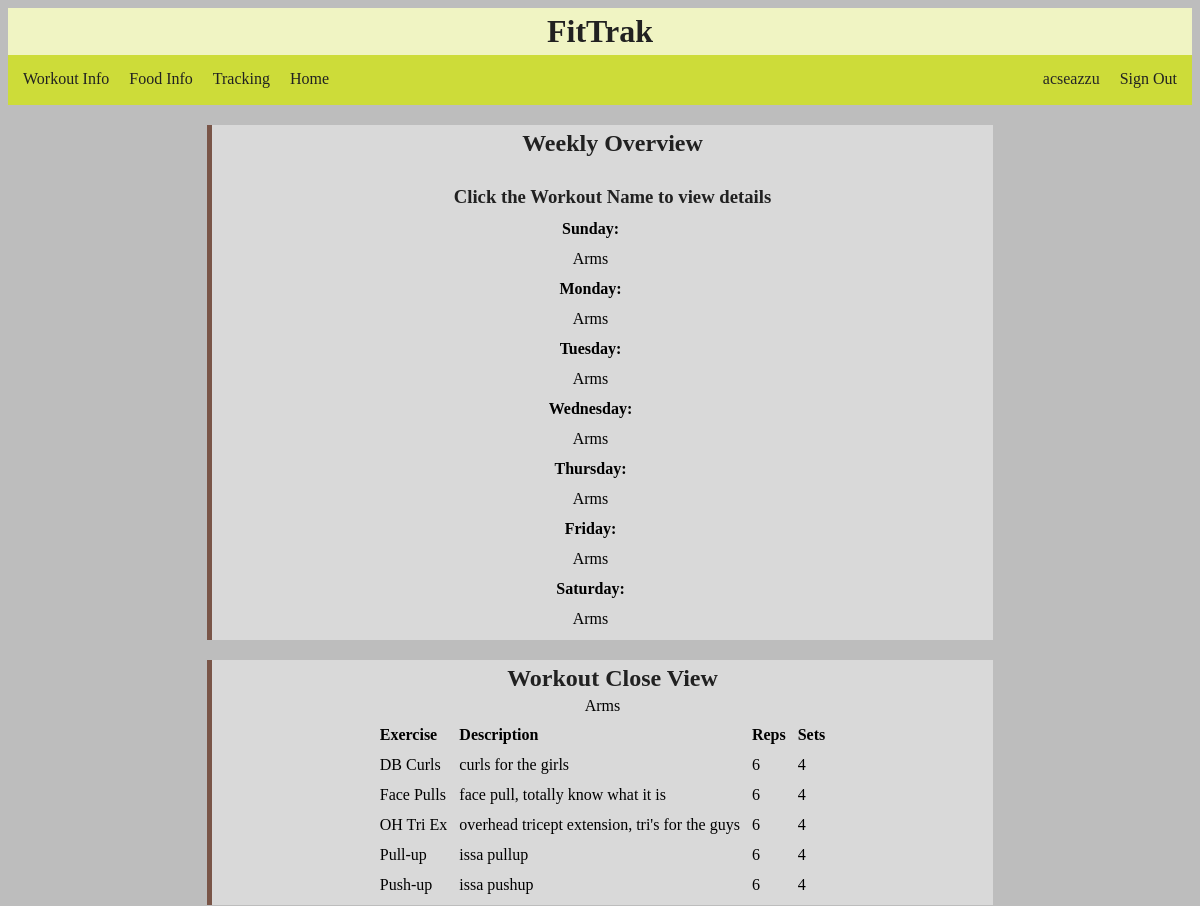
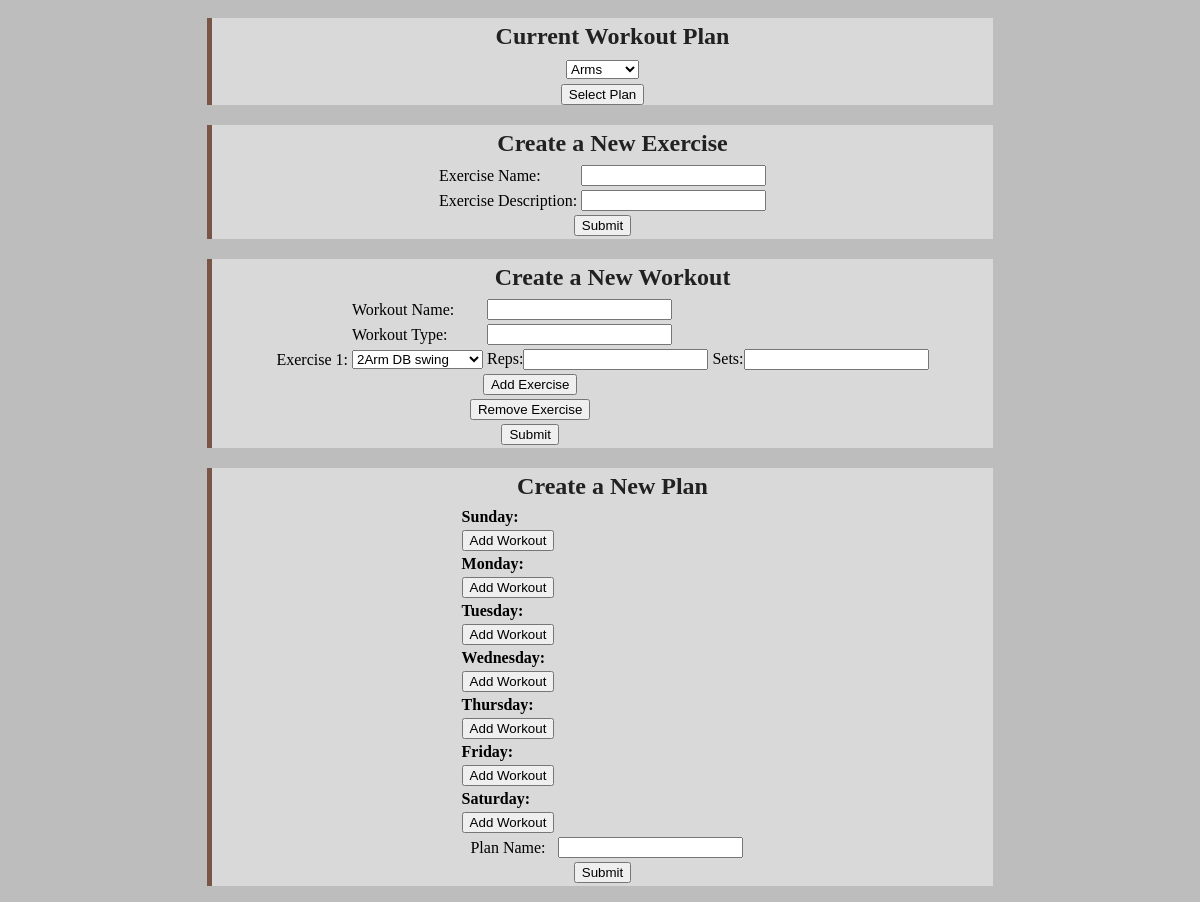
The app's page /workouts.php?creationFail=1 (signed in) with its own data (2 pictures, top to bottom).
### tables this page shows
CREATE TABLE `In_WPLAN` (
  `W_NAME` varchar(50) NOT NULL,
  `WPlan_Name` varchar(50) NOT NULL,
  `Day` int(11) NOT NULL,
  PRIMARY KEY (`W_NAME`,`WPlan_Name`,`Day`),
  KEY `WPlan_Name` (`WPlan_Name`),
  CONSTRAINT `WPlan_Name` FOREIGN KEY (`WPlan_Name`) REFERENCES `Workout Plan` (`Workout_Plan_Name`) ON UPDATE CASCADE,
  CONSTRAINT `W_Name` FOREIGN KEY (`W_NAME`) REFERENCES `Workout` (`Workout_Name`) ON UPDATE CASCADE
);

CREATE TABLE `Session` (
  `Workout_Name` varchar(50) NOT NULL,
  `Exercise_Name` varchar(20) NOT NULL,
  `Reps` int(11) NOT NULL,
  `Sets` int(11) NOT NULL,
  PRIMARY KEY (`Workout_Name`,`Exercise_Name`),
  KEY `Exercise_Name` (`Exercise_Name`),
  CONSTRAINT `Exercise_Name` FOREIGN KEY (`Exercise_Name`) REFERENCES `Exercise` (`Exercise_Name`) ON UPDATE CASCADE,
  CONSTRAINT `Workout_Name` FOREIGN KEY (`Workout_Name`) REFERENCES `Workout` (`Workout_Name`) ON UPDATE CASCADE
);

CREATE TABLE `Exercise` (
  `Exercise_Name` varchar(20) NOT NULL,
  `Exercise_Desc` varchar(140) NOT NULL,
  PRIMARY KEY (`Exercise_Name`)
);

### src/workouts.php (the view, shortened to what this page needs)
<?php
			if(isset($_SESSION['myusername'])){
			@ $db = new mysqli('localhost', 'root', '', 'FitnessTracker');
			$query = "SELECT * FROM `Workout Plan`;";
			$plans = array();
			$statement = $db->prepare($query);
			$statement->execute();
			$results = $statement->get_result();
			while ($row = $results->fetch_assoc()) {
				array_push($plans, $row);
			}
			$query = "SELECT Exercise_Name FROM Exercise;";
			$statement = $db->prepare($query);
			$statement->execute();
			$results = $statement->get_result();
			$exercises = array();
			while($row = $results->fetch_assoc()){
				array_push($exercises, $row);
			}
			if(strlen($_SESSION['WPlan']) > 1){
				$query = "SELECT * FROM IN_Wplan WHERE WPlan_Name = ? Order by Day Asc;";
				$statement = $db->prepare($query);
				$statement->bind_param('s', $_SESSION['WPlan']);
				$statement->execute();
				$plan = array();
				$results = $statement->get_result();
				while ($row = $results->fetch_assoc()) {
					array_push($plan, $row);
				}
				$query = "SELECT Session.Exercise_Name as Exercise_Name, Exercise_Desc, Reps, Sets FROM Session, Exercise where session.exercise_name = exercise.exercise_name AND workout_name = ?;";
				$statement = $db->prepare($query);
				$statement->bind_param('s', $plan[0]['W_NAME']);
				$statement->execute();
				$currentWorkout = array();
				$results = $statement->get_result();
				while ($row = $results->fetch_assoc()) {
					array_push($currentWorkout, $row);
				}
			}
		}
?>
<html lang="en-US">
	<head>
		<link rel="stylesheet" type="text/css" href="fit.css">
	</head>
	<body>
		<header>
			<h1>FitTrak</h1>
			<nav>
				<a href="workouts.php">Workout Info</a>
				<a href="food.php">Food Info</a>
				<a href="tracking.php">Tracking</a>
				<a href="index.php">Home</a>
				<a style="float: right" href="logout.php">Sign Out</a>
				<p style="float: right"><?php echo $_SESSION['myusername'];?></p>
			</nav>
		</header>
		<div id="weekly" style="text-align: center; width: 66%">
			<h2>Weekly Overview</h2>
				<?php
				if(!isset($plan)){
				?>
				<h3>Please Choose a plan</h3>
				<?php
				}
				else{
				?>
				<h3>Click the Workout Name to view details</h3>
				<?php
					print "<table style='margin:auto; padding-bottom:5px;' cellpadding='5'>";
					for($i = 0; $i<count($plan); $i++){
						switch ($plan[$i]['Day']) {
							case 1:
								print "<tr><th>Sunday:</th><th></th><th></th></tr>";
								break;
							case 2:
								print "<tr><th>Monday:</th><th></th><th></th></tr>";
								break;
							case 3:
								print "<tr><th>Tuesday:</th><th></th><th></th></tr>";
								break;
							case 4:
								print "<tr><th>Wednesday:</th><th></th><th></th></tr>";
								break;
							case 5:
								print "<tr><th>Thursday:</th><th></th><th></th></tr>";
								break;
							case 6:
								print "<tr><th>Friday:</th><th></th><th></th></tr>";
								break;
							case 7:
								print "<tr><th>Saturday:</th><th></th><th></th></tr>";
								break;
						}
						print "<tr><td style='text-align:center'><button onclick='workoutChange(\"".$plan[$i]['W_NAME']."\")' style='background:none!important; color:inherit; border:none; padding:0!important; font: inherit; cursor: pointer;'>".$plan[$i]['W_NAME']."</button></td></tr>";
					}
					print "</table>";
				}
				?>
		</div>
		<div id="daily" style="text-align: center; width: 66%">
			<h2>Workout Close View</h2>
			<?php
			if(!isset($currentWorkout)){
			?>
			<h3>Please Choose A Plan</h3>
			<?php
			}
			else{
				print "<table id='day_table' style='margin: auto; border-spacing: 10px; table-layout: fixed;'>";
				print "<caption>".$plan[0]['W_NAME']."</caption>";
				print "<tr><th style='text-align: left'>Exercise</td><th style='text-align: left'>Description</td><th style='text-align: left'>Reps</td><th style='text-align: left'>Sets</td></tr>";
				for($i = 0; $i < count($currentWorkout); $i++){
					print "<tr><td>".$currentWorkout[$i]['Exercise_Name']."</td><td>".$currentWorkout[$i]['Exercise_Desc']."</td><td>".$currentWorkout[$i]['Reps']."</td><td>".$currentWorkout[$i]['Sets']."</td></tr>";
				}
				print "</table>";
			}
			?>
		</div>
		<div id="planSelect" style="text-align: center; width: 66%">
			<h2>Current Workout Plan</h2>
			<select id="WPlan" style="display: block; margin: 0 auto; margin-top: 5px; margin-bottom: 5px;">
						<?php
							for($i = 0; $i < count($plans); $i++){
								if($plans[$i]['Workout_Plan_Name'] === $_SESSION['WPlan']){
									print "<option selected='selected' value='".$_SESSION['WPlan']."'>".$_SESSION['WPlan']."</option>";
								}
								else{
									print "<option value='".$plans[$i]['Workout_Plan_Name']."'>".$plans[$i]['Workout_Plan_Name']."</option>";
								}
							}
						?>
					</select>
					<input type="submit" name="submit1" value="Select Plan" onclick="pageUpdate()" style="display: block; margin: 0 auto; margin-bottom: 5px">
		</div>
		<div id='exercise_creator' style="text-align: center; width:66%">
			<h2>Create a New Exercise</h2>
			<form method="post" action="create_workout.php">
				<table style="margin:auto">
					<tr>
						<td>Exercise Name:</td>
						<td><input type="text" name="Exercise_Name" required maxlength="50"></td>
					</tr>
					<tr>
						<td>Exercise Description:</td>
						<td><input type="text" name="Exercise_Desc" required maxlength="140"></td>
					</tr>
					<tr>
						<td colspan="2" style="text-align:center"><input type="submit" name="Submit"></td>
					</tr>
				</table>
			</form>
		</div>
		<div id='workout_creator' style="text-align: center; width:66%">
			<h2>Create a New Workout</h2>
			<form method="post" action="create_workout.php">
				<table style="margin:auto" id="workout_maker">
					<tr>
						<td></td>
						<td>Workout Name:</td>
						<td><input type="text" name="W_Name" required maxlength="50"></td>
						<td></td>
					</tr>
					<tr>
						<td></td>
						<td>Workout Type:</td>
						<td><input type="text" name="Type" required maxlength="20"></td>
						<td></td>
					</tr>
					<tr>
						<td>Exercise 1:</td>
						<td>
							<select name="Exercise[0][name]">
								<?php
								for($i = 0; $i <count($exercises); $i++){
									print "<option>".$exercises[$i]['Exercise_Name']."</option>";
								}
								?>
							</select>
						</td>
						<td>Reps:<input type="number" name="Exercise[0][reps]" required></td>
						<td>Sets:<input type="number" name="Exercise[0][sets]" required></td>
					</tr>
					<tr>
						<td></td>
						<td colspan="2" style="text-align:center"><input type="button" value="Add Exercise" onclick="addExercise()"></td>
					</tr>
					<tr>
						<td></td>
						<td colspan="2" style="text-align: center"><input type="button" value="Remove Exercise" onclick="removeExercise()"></td>
					</tr>
					<tr>
						<td></td>
						<td colspan="2" style="text-align:center"><input type="submit" name="submit"></td>
					</tr>
				</table>
			</form>
		</div>
		<div id="plan_creator" style="text-align: center; width:66%">
			<h2>Create a New Plan</h2>
			<form method="post" action="create_workout.php">
				<table style="margin:auto" id="plan_maker">
					<tr>
						<th style="text-align: left">Sunday:</th>
					</tr>
					<tr id="1">
						<td style="text-align: right"><input type="button" id="1btn" Value="Add Workout" onclick="addWorkout(1)"></td>
					</tr>
					<tr>
						<th style="text-align: left">Monday:</th>
					</tr>
					<tr id='2'>
						<td style="text-align: right"><input type="button" id="1btn" Value="Add Workout" onclick="addWorkout(2)"></td>
					</tr>
					<tr>
						<th style="text-align: left">Tuesday:</th>
					</tr>
					<tr id="3">
						<td style="text-align: right"><input type="button" id="1btn" Value="Add Workout" onclick="addWorkout(3)"></td>
					</tr>
					<tr>
						<th style="text-align: left">Wednesday:</th>
					</tr>
					<tr id="4">
						<td style="text-align: right"><input type="button" id="1btn" Value="Add Workout" onclick="addWorkout(4)"></td>
					</tr>
					<tr>
						<th style="text-align: left">Thursday:</th>
					</tr>
					<tr id="5">
						<td style="text-align: right"><input type="button" id="1btn" Value="Add Workout" onclick="addWorkout(5)"></td>
					</tr>
					<tr>
						<th style="text-align: left">Friday:</th>
					</tr>
					<tr id="6">
						<td style="text-align: right"><input type="button" id="1btn" Value="Add Workout" onclick="addWorkout(6)"></td>
					</tr>
					<tr>
						<th style="text-align: left">Saturday:</th>
					</tr>
					<tr id="7">
						<td style="text-align: right"><input type="button" id="1btn" Value="Add Workout" onclick="addWorkout(7)"></td>
					</tr>
					<tr>
						<td colspan="2" style="text-align:center">Plan Name:</td>
						<td colspan="1" style="text-align:center"><input type="text" name="Plan_Name" required maxlength="50"></td>
					</tr>
					<tr>
						<td colspan="3" style="text-align:center"><input type="submit"></td>
					</tr>
				</table>
			</form>
		</div>
	</body>
</html>

### src/fit.css (style rules this page uses)
h2 { text-align: center; padding: 5px; margin-left: 20px; color: #212121; margin-bottom: 0px; }
h3 { text-align: center; padding: 5px; margin-left: 20px; color: #212121; margin-bottom: 0px; }
p { text-align: center; padding:10px; margin-left: 25px; margin-top: 0px; color: #262626; }
div { margin: auto; width: 1000px; background-color: #d9d9d9; border-left: 5px solid #795548; }
header { background-color: #F0F4C3; }
header h1 { color: #212121; margin: auto; padding: 5px; text-align: center; }
body { background-color: #BDBDBD; }
nav { background-color: #CDDC39; height: 40px; padding: 5px; }
nav a { text-decoration: none; color: #212121; float:left; padding: 10px; }
td { word-wrap: break-word; }

### records on screen
in_wplan: shows "Sunday:", W_NAME "Arms"
in_wplan: shows "Monday:", W_NAME "Arms"
in_wplan: shows "Tuesday:", W_NAME "Arms"
in_wplan: shows "Wednesday:", W_NAME "Arms"
in_wplan: shows "Thursday:", W_NAME "Arms"
in_wplan: shows "Friday:", W_NAME "Arms"
in_wplan: shows "Saturday:", W_NAME "Arms"
session: Exercise_Name "DB Curls", Exercise_Name.Exercise_Desc "curls for the girls", Reps "6", Sets "4"
session: Exercise_Name "Face Pulls", Exercise_Name.Exercise_Desc "face pull, totally know what it is", Reps "6", Sets "4"
session: Exercise_Name "OH Tri Ex", Exercise_Name.Exercise_Desc "overhead tricept extension, tri's for the guys", Reps "6", Sets "4"
session: Exercise_Name "Pull-up", Exercise_Name.Exercise_Desc "issa pullup", Reps "6", Sets "4"
session: Exercise_Name "Push-up", Exercise_Name.Exercise_Desc "issa pushup", Reps "6", Sets "4"
workout plan: Workout_Plan_Name "Arms"

### other values on screen
$_SESSION['myusername'] "acseazzu"
form field value "2Arm DB swing"
